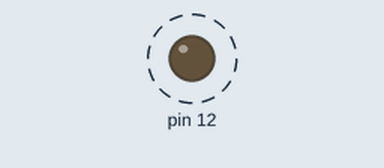
A program run on a simulated Raspberry Pi (header pin numbers). Parts: output pins drawn as LEDs (lit = HIGH). Dashed ring = blinking.

Above: at 0.1 s.
Timing chart, 0 to 3.0 s (numbered marks = the images above):
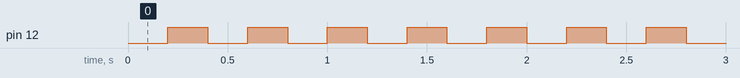

The program:

test.py
```python
import time
import RPi.GPIO as gpio

gpio.setwarnings(False)
gpio.setmode(gpio.BOARD)
gpio.setup(12,gpio.OUT)

try:
        while True:
                gpio.output(12,0)
                time.sleep( .2)
                gpio.output(12,1)
                time.sleep( .2)
except KeyboardInterrupt:
        gpio.cleanup()
        exit
```

Measured:
- by itself, pin 12: alternates HIGH for 0.20 s and LOW for 0.20 s
